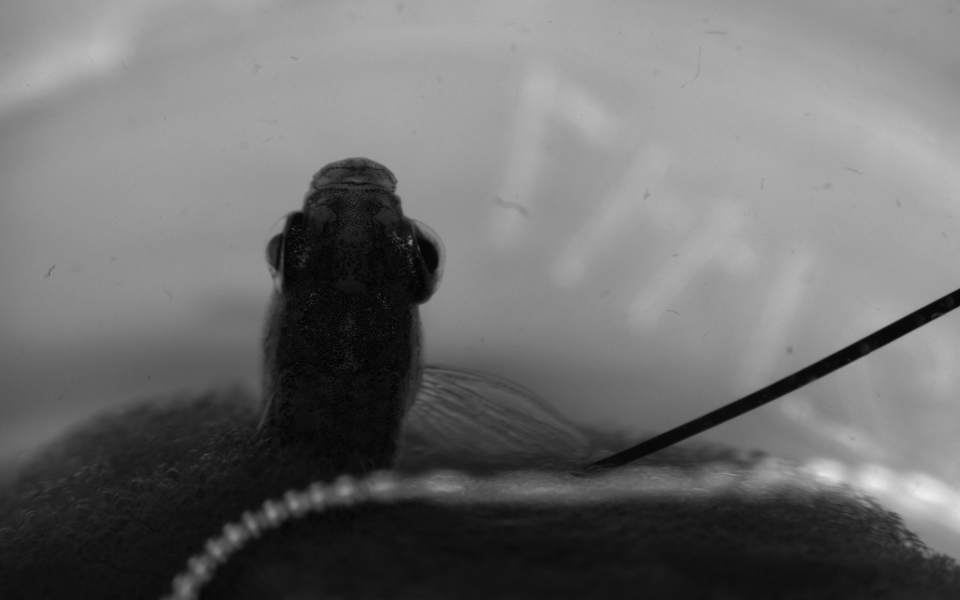
#> input picture TestData/Left.png, 1920 x 1200 px, found by its file name (shown at 1/2 size)
$ python featureMatching.py
#> lines starting #> are read from the running program, lines starting #| are printed output that depends on the picture
import numpy as np
import cv2
from matplotlib import pyplot as plt

def resize(img):
	height,width = img.shape

	scale_percent = 512 / width
	width = int(img.shape[1] * scale_percent) #python makes it a float, and it needs an int
	height = int(img.shape[0] * scale_percent)
	img = cv2.resize(img,(width,height),interpolation = cv2.INTER_AREA)

	return img

MATCH_COUNT = 10
img1 = cv2.imread('TestData\\Left.png',0)           # queryImage
#> img1 is the input picture: shape (1200, 1920); min 0, max 243, mean 109.7
img2 = cv2.imread('TestData\\Right.png',0) 		# trainImage
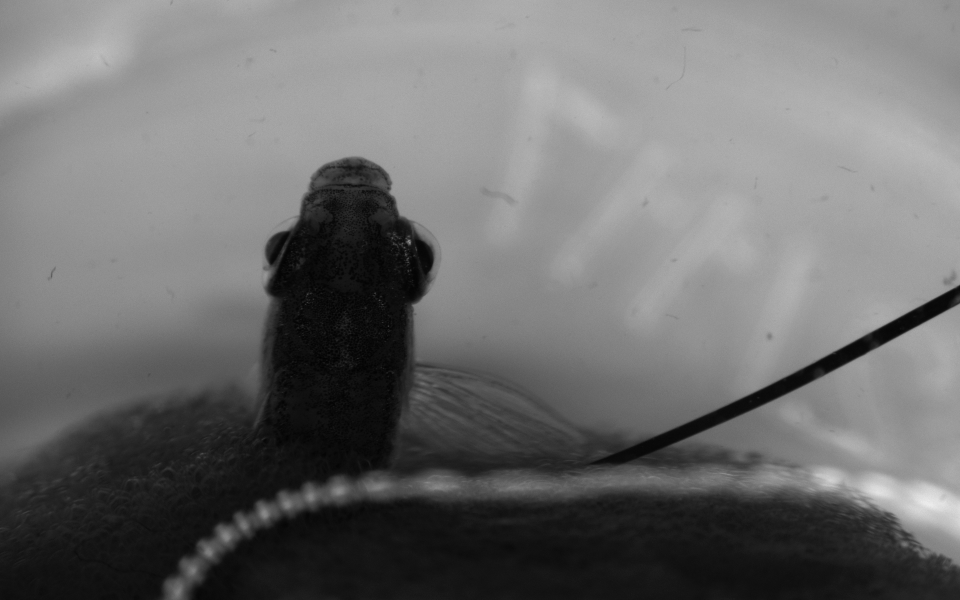
#> input picture TestData/Right.png, 1920 x 1200 px, found by its file name (shown at 1/2 size)
#> img2 is the input picture: shape (1200, 1920); min 1, max 241, mean 110.2

# I want to be able to use these, but with the warpPerspective these caused an issue (havent been able to try with warpAffine yet)
img1 = resize(img1)
#> in resize, `img = cv2.resize(img,(width,height),interpolation = cv2.INTER_AREA)`:
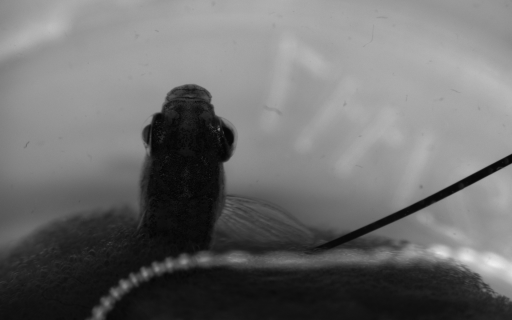
#> img: shape (320, 512); min 4, max 237, mean 109.7
img2 =  resize(img2)
#> in resize (call 2), `img = cv2.resize(img,(width,height),interpolation = cv2.INTER_AREA)`:
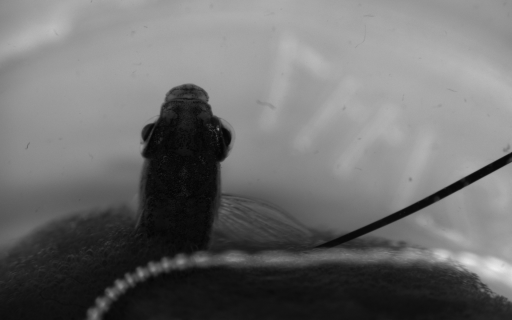
#> img: shape (320, 512); min 4, max 236, mean 110.2


'''
# For testing if the images were correctly loaded
cv2.imshow("im1",img1)
cv2.waitKey(0)
cv2.imshow("im2",img2)
cv2.waitKey(0)
cv2.destroyAllWindows()
'''


# Initiate ORB detector - between sift, surf, and orb, orb is known to be the most efficient.
orb = cv2.ORB_create()

# find the keypoints and descriptors with ORB
kp1, des1 = orb.detectAndCompute(img1,None)
#> kp1 = 233 keypoints; strongest (x, y, size): (229, 133, 111.1), (160, 110, 37.2), (230, 131, 92.6), (160, 109, 44.6)
kp2, des2 = orb.detectAndCompute(img2,None)
#> kp2 = 241 keypoints; strongest (x, y, size): (143, 129, 111.1), (143, 131, 92.6), (227, 134, 92.6), (226, 133, 111.1)

bf = cv2.BFMatcher(cv2.NORM_HAMMING, crossCheck = True)

matches = bf.match(des1,des2)
#> matches = 125 matches
matches = sorted(matches, key = lambda x: x.distance)

# Apply ratio test
good = []
good_nonlist = []  #draw matches takes a non list
for m in matches:
	if m.distance < 0.75:
		good.append([m])
		good_nonlist.append(m)
#> this loop made 125 passes
#> after the loop, good = []; good_nonlist = []


img3 = cv2.drawMatches(img1,kp1,img2,kp2,good_nonlist, None,flags = 2) # needs a non list unlike what good was (do i need "good" anymore?)
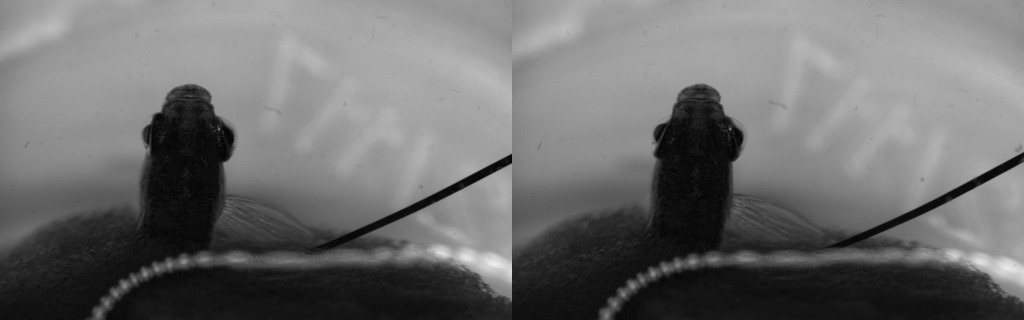
#> img3: shape (320, 1024, 3); min 4, max 237, mean 109.9
plt.imshow(img3)
plt.show()

# Initialize lists
list_kp1 = []
list_kp2 = []

# For each match...
for mat in matches:

    # Get the matching keypoints for each of the images
    img1_idx = mat.queryIdx
    img2_idx = mat.trainIdx

    # x - columns
    # y - rows
    # Get the coordinates
    (x1, y1) = kp1[img1_idx].pt
    (x2, y2) = kp2[img2_idx].pt

    # Append to each list
    list_kp1.append((x1, y1))
    list_kp2.append((x2, y2))
#> this loop made 125 passes
#> (img1_idx, img2_idx, x1, y1, x2, y2) on passes 1 to 12: (203, 207, 206.5, 89.58, 204, 89.58), (176, 181, 183.2, 260.9, 181.4, 260.9), (204, 208, 209, 94.56, 206.5, 94.56), (226, 233, 154.1, 114.7, 154.1, 118.2), (81, 79, 362.4, 236.4, 361.2, 236.4), (228, 235, 229.3, 132.6, 225.7, 132.6), (107, 102, 211.7, 102.2, 208.8, 102.2), (103, 100, 210.2, 95.04, 207.4, 95.04), (145, 144, 144, 273.6, 139.7, 273.6), (169, 129, 205.6, 257.5, 204.5, 257.8), (231, 239, 222.2, 164.8, 218.6, 164.8), (185, 187, 215.7, 114, 213.6, 114)
#> after the loop, list_kp1 = 125 pairs, first value 121 to 475, second value 86 to 282; list_kp2 = 125 pairs, first value 114 to 473, second value 86 to 285


h,status = cv2.findHomography(np.float32(list_kp1),np.float32(list_kp2))
#> h = [[1, -0.114, 9.42], [0.0619, 0.808, 10.87], [0.000374, -0.000671, 1]]; status = 125 values, max 1 at index 1, min 0 at index 0, mean 0.408
M = np.float32(h) #tried converting to proper noation for warpAffine, but its not good enough
#> M has the same summary as h
rows,cols = img2.shape
#> rows = 320; cols = 512

print(M)
#| [[ 1.00106132e+00 -1.13971010e-01  9.41502380e+00]
#|  [ 6.18538521e-02  8.08416128e-01  1.08708935e+01]
#|  [ 3.73576244e-04 -6.71390560e-04  1.00000000e+00]]

#img4 = cv2.warpAffine(img1,M, (cols,rows))
img4 =  cv2.warpPerspective(img1,h,(cols,rows))
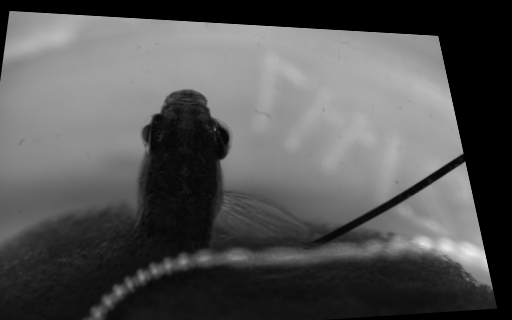
#> img4: shape (320, 512); min 0, max 236, mean 85.1

# [6 lines of commented-out code are left out]


cv2.waitKey(0)
cv2.destroyAllWindows()
